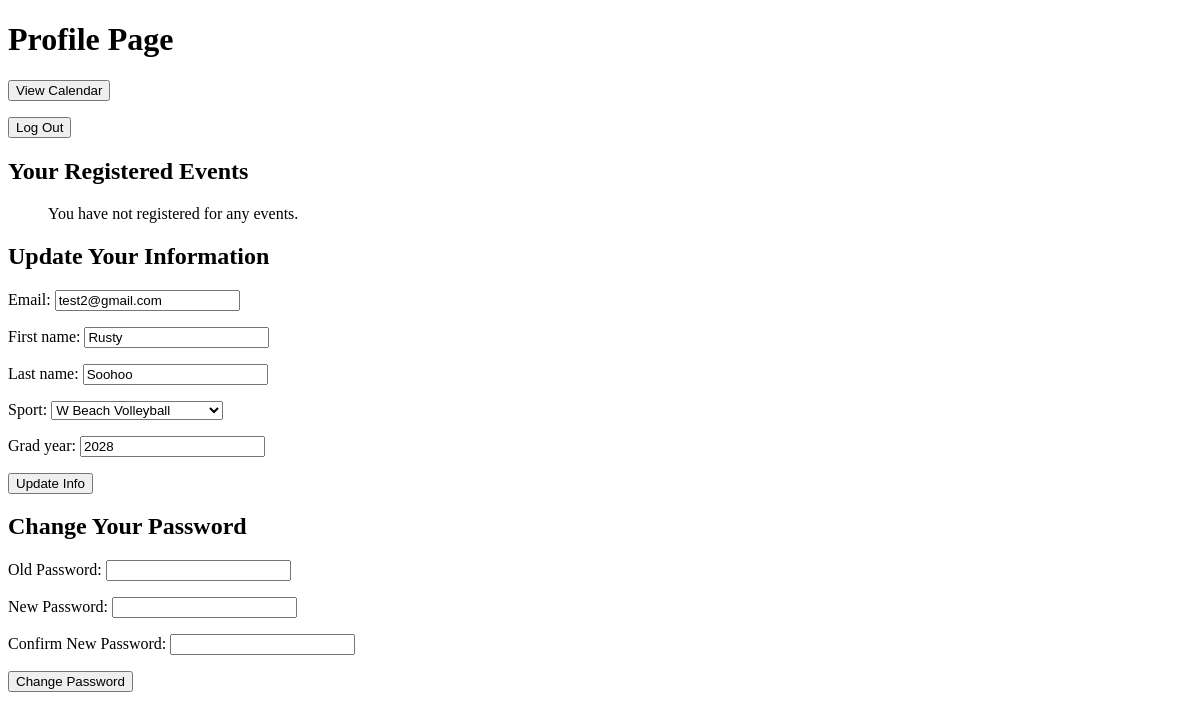
Before: /profile/ (signed in) with the older database file.
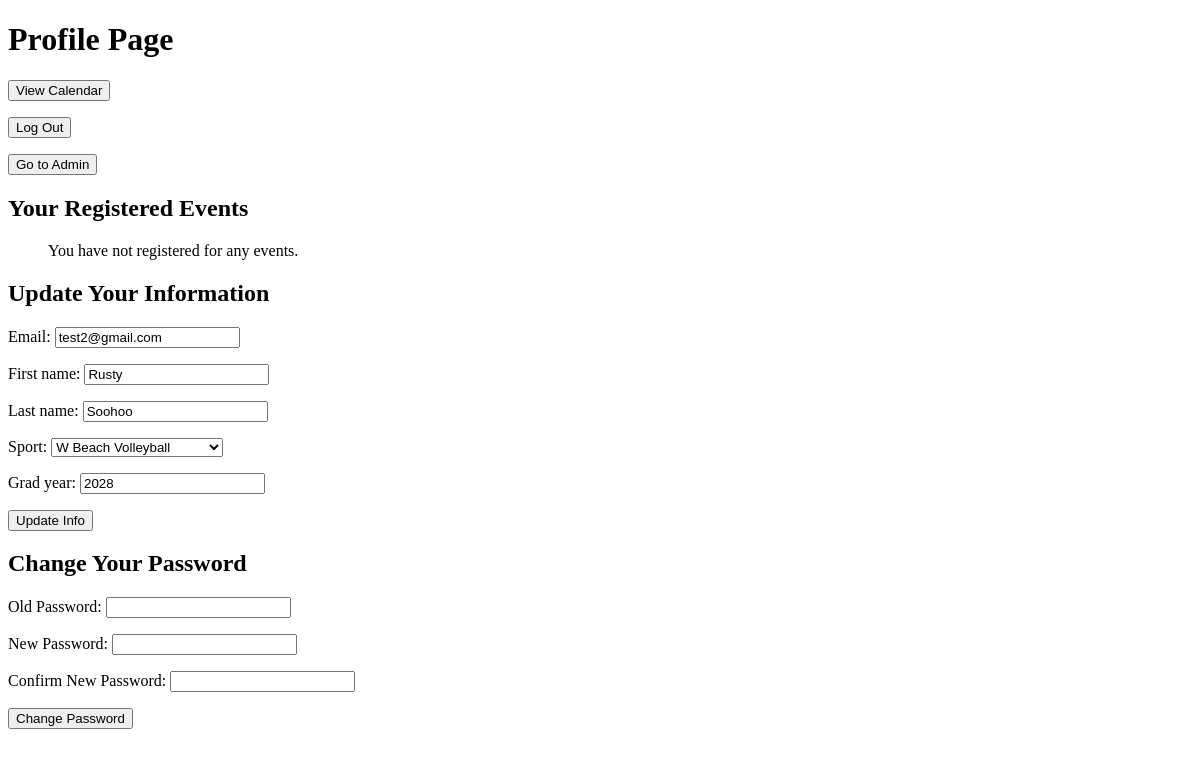
After: the same page with the newer database file.
### saac_app/views.py (the view)
# urls.py: path('profile/', views.profile, name='profile'),
@login_required
def profile(request):
    user = request.user
    registered_events = user.registered_events.all()
    if request.method == 'POST':
        user_form = UserUpdateForm(request.POST, instance=user)
        password_form = PasswordChangeForm(request.POST)
        if 'update_info' in request.POST and user_form.is_valid():
            user_form.save()
            messages.success(request, 'Your profile has been updated.')
            return redirect('profile')
        if 'change_password' in request.POST and password_form.is_valid():
            old_password = password_form.cleaned_data['old_password']
            new_password1 = password_form.cleaned_data['new_password1']
            new_password2 = password_form.cleaned_data['new_password2']
            if not user.check_password(old_password):
                messages.error(request, 'Old password is incorrect.')
            elif new_password1 != new_password2:
                messages.error(request, 'New passwords do not match.')
            else:
                user.set_password(new_password1)
                user.save()
                update_session_auth_hash(request, user)  # Keep user logged in after password change
                messages.success(request, 'Your password has been changed.')
                return redirect('profile')
    else:
        user_form = UserUpdateForm(instance=user)
        password_form = PasswordChangeForm()
    context = {
        'user_form': user_form,
        'password_form': password_form,
        'registered_events': registered_events
    }
    return render(request, 'profile.html', context)

### saac_app/forms.py
class UserUpdateForm(forms.ModelForm):
    class Meta:
        model = CustomUser
        fields = ['email',
                  'first_name',
                  'last_name',
                  'sport',
                  'grad_year',
                  ]

class PasswordChangeForm(forms.Form):
    old_password = forms.CharField(widget=forms.PasswordInput, label="Old Password")
    new_password1 = forms.CharField(widget=forms.PasswordInput, label="New Password")
    new_password2 = forms.CharField(widget=forms.PasswordInput, label="Confirm New Password")

### saac_app/templates/profile.html (shortened to what this page needs)
<!DOCTYPE html>
<html lang="en">
<head>
</head>
<body>
    <h1>Profile Page</h1>
    <form method="post" action="{% url 'calendar' %}">
        <button type="submit">View Calendar</button>
    </form>
    <form method="post" action="{% url 'logout' %}">
        <button type="submit">Log Out</button>
    </form>
    {% if user.is_superuser %}
    <a href="{% url 'admin:index' %}">
      <button>Go to Admin</button>
    </a>
    {% endif %}
    <h2>Your Registered Events</h2>
    <ul>
        {% for event in registered_events %}
            <li>
                <strong>{{ event.title }}</strong><br>
                <em>{{ event.start|date:"F j, Y, H:i" }} - {{ event.end|date:"F j, Y, H:i" }}</em><br>
                <em>Location: {{ event.location }}</em>
            </li>
        {% empty %}
            <p>You have not registered for any events.</p>
        {% endfor %}
    </ul>
    <h2>Update Your Information</h2>
    <form method="post">
        {{ user_form.as_p }}
        <button type="submit" name="update_info">Update Info</button>
    </form>
    <h2>Change Your Password</h2>
    <form method="post">
        {{ password_form.as_p }}
        <button type="submit" name="change_password">Change Password</button>
    </form>
</body>
</html>

Changed rows visible on the page:
changed CustomUser "test2@gmail.com": is_superuser False → True (drawn)
Other visible differences:
text now shown: "Go to Admin"
